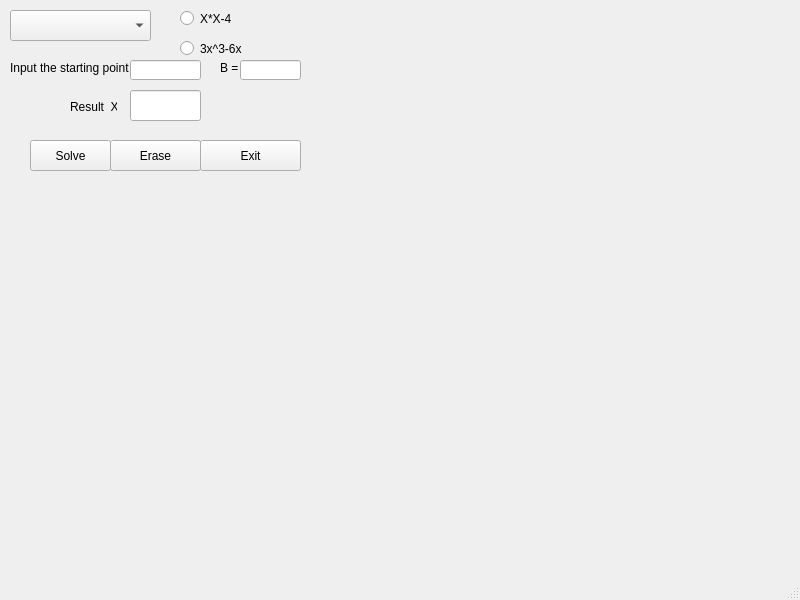
<?xml version="1.0" encoding="UTF-8"?>
<ui version="4.0">
 <class>MainWindow</class>
 <widget class="QMainWindow" name="MainWindow">
  <property name="geometry">
   <rect>
    <x>0</x>
    <y>0</y>
    <width>800</width>
    <height>600</height>
   </rect>
  </property>
  <property name="windowTitle">
   <string>MainWindow</string>
  </property>
  <widget class="QWidget" name="centralwidget">
   <widget class="QPushButton" name="Solve_button">
    <property name="geometry">
     <rect>
      <x>30</x>
      <y>140</y>
      <width>81</width>
      <height>31</height>
     </rect>
    </property>
    <property name="text">
     <string>Solve</string>
    </property>
   </widget>
   <widget class="QPushButton" name="Erase_button">
    <property name="geometry">
     <rect>
      <x>110</x>
      <y>140</y>
      <width>91</width>
      <height>31</height>
     </rect>
    </property>
    <property name="text">
     <string>Erase</string>
    </property>
   </widget>
   <widget class="QPushButton" name="Exit_button">
    <property name="geometry">
     <rect>
      <x>200</x>
      <y>140</y>
      <width>101</width>
      <height>31</height>
     </rect>
    </property>
    <property name="text">
     <string>Exit</string>
    </property>
   </widget>
   <widget class="QComboBox" name="comboBox">
    <property name="geometry">
     <rect>
      <x>10</x>
      <y>10</y>
      <width>141</width>
      <height>31</height>
     </rect>
    </property>
    <property name="editable">
     <bool>false</bool>
    </property>
    <property name="currentText">
     <string/>
    </property>
    <property name="currentIndex">
     <number>-1</number>
    </property>
    <item>
     <property name="text">
      <string>Half division method</string>
     </property>
    </item>
    <item>
     <property name="text">
      <string>Newton's method</string>
     </property>
    </item>
   </widget>
   <widget class="QRadioButton" name="radioButton_1">
    <property name="geometry">
     <rect>
      <x>180</x>
      <y>10</y>
      <width>82</width>
      <height>17</height>
     </rect>
    </property>
    <property name="text">
     <string>X*X-4</string>
    </property>
   </widget>
   <widget class="QRadioButton" name="radioButton_2">
    <property name="geometry">
     <rect>
      <x>180</x>
      <y>40</y>
      <width>82</width>
      <height>17</height>
     </rect>
    </property>
    <property name="text">
     <string>3x^3-6x</string>
    </property>
   </widget>
   <widget class="QLabel" name="Start_label">
    <property name="geometry">
     <rect>
      <x>10</x>
      <y>60</y>
      <width>121</width>
      <height>16</height>
     </rect>
    </property>
    <property name="text">
     <string>Input the starting point</string>
    </property>
   </widget>
   <widget class="QLabel" name="Result_label">
    <property name="geometry">
     <rect>
      <x>70</x>
      <y>100</y>
      <width>47</width>
      <height>13</height>
     </rect>
    </property>
    <property name="text">
     <string>Result  X=</string>
    </property>
   </widget>
   <widget class="QLineEdit" name="Result">
    <property name="geometry">
     <rect>
      <x>130</x>
      <y>90</y>
      <width>71</width>
      <height>31</height>
     </rect>
    </property>
   </widget>
   <widget class="QLineEdit" name="Start">
    <property name="geometry">
     <rect>
      <x>130</x>
      <y>60</y>
      <width>71</width>
      <height>20</height>
     </rect>
    </property>
   </widget>
   <widget class="QLineEdit" name="End">
    <property name="geometry">
     <rect>
      <x>240</x>
      <y>60</y>
      <width>61</width>
      <height>20</height>
     </rect>
    </property>
   </widget>
   <widget class="QLabel" name="End_label">
    <property name="geometry">
     <rect>
      <x>220</x>
      <y>60</y>
      <width>21</width>
      <height>16</height>
     </rect>
    </property>
    <property name="text">
     <string>B =</string>
    </property>
   </widget>
  </widget>
  <widget class="QMenuBar" name="menubar">
   <property name="geometry">
    <rect>
     <x>0</x>
     <y>0</y>
     <width>800</width>
     <height>21</height>
    </rect>
   </property>
  </widget>
  <widget class="QStatusBar" name="statusbar"/>
 </widget>
 <resources/>
 <connections/>
</ui>
